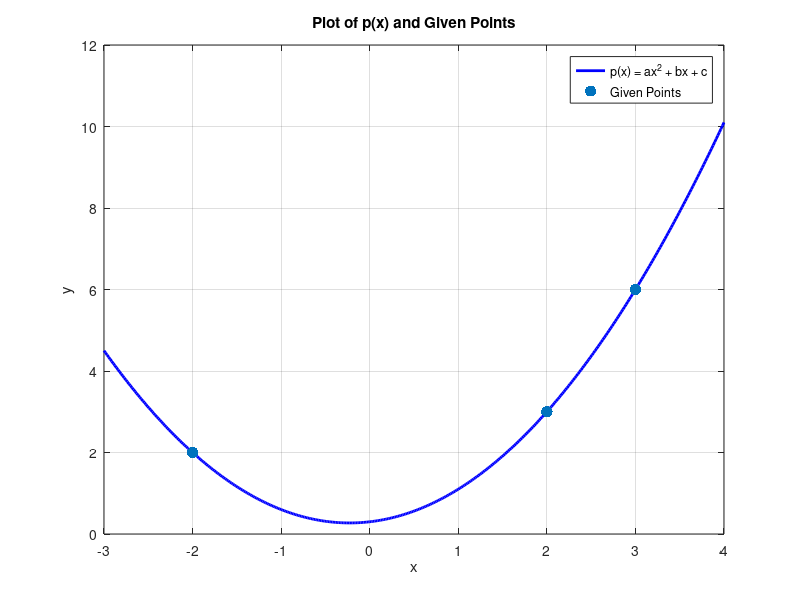

MATLAB code to generate this figure:
clearvars
A = [
    4, -2, 1;
    4, 2, 1;
    9, 3, 1
];
b_vec = [2; 3; 6];

sol = A \ b_vec;

a = sol(1);
b = sol(2);
c = sol(3);
fprintf('a = %f\nb = %f\nc = %f\n', a, b, c);
p = @(x) a*x.^2 + b*x + c;


x_vals = linspace(-3, 4, 400); 
y_vals = p(x_vals);


figure; 
plot(x_vals, y_vals, 'b-', 'LineWidth', 2); % Plotting p(x)
hold on; 

% Plotting the given points
x_points = [-2, 2, 3];
y_points = [2, 3, 6];
plot(x_points, y_points, '.', 'MarkerSize', 25);

xlabel('x');
ylabel('y');
title('Plot of p(x) and Given Points');
legend('p(x) = ax^2 + bx + c', 'Given Points');
grid on;

hold off; % Release the plot
